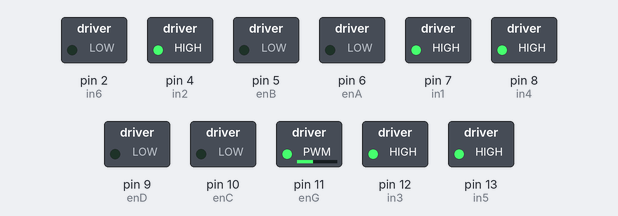
A sketch run on a simulated Arduino Uno, built with avr-gcc and run on an emulated ATmega328P. Parts: switched loads named in the sketch (green lamp = pin HIGH). What the sketch prints to the serial monitor is not drawn.

Above: at 0.1 s.
At 0.9 s:
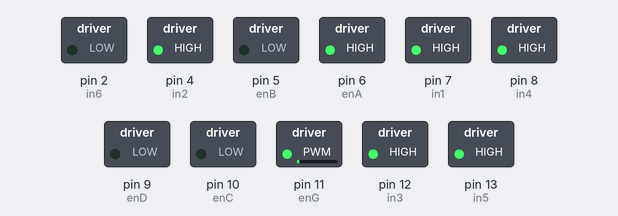
At 2.9 s:
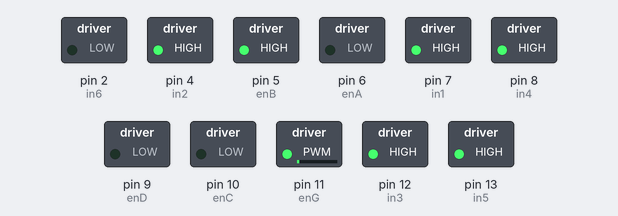
At 4.9 s:
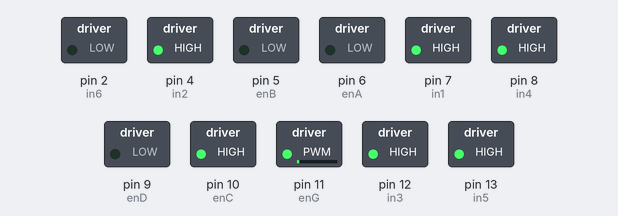
At 6.9 s:
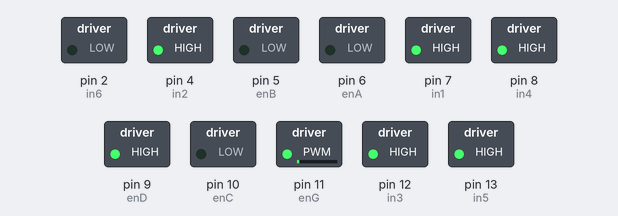
At 9.0 s:
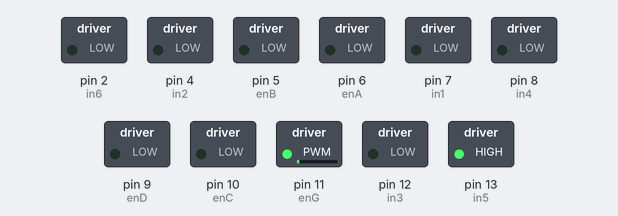
Timing chart, 0 to 10.5 s (numbered marks = the images above):
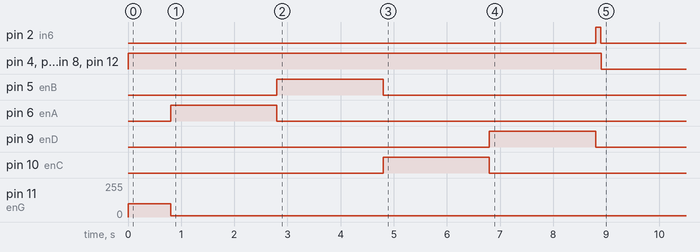

Measured:
- by itself, pin 4 (in2), pin 7 (in1), pin 8 (in4), pin 12 (in3): HIGH → LOW at 8.9 s

The sketch:

Joystick.ino
```cpp
#include <math.h>
#include <PPMReader.h>

// Initialize a PPMReader on digital pin 3 with 6 expected channels.
byte interruptPin = 3;
byte channelAmount = 10;
PPMReader ppm(interruptPin, channelAmount);


const int enA = 6;//fL
const int in1 = 7;//fL
const int enB = 5;//fR
const int in2 = 4;//fR
const int enC = 10;//bL
const int in3 = 12;//bL
const int enD = 9;//bR
const int in4 = 8;//bR

const int enG = 11;//grip
const int in5 = 13;//grip

const int in6 = 2;//ball releaser


struct motorspeeds {
  double a;
  double b;
};


bool store_load = 0;
bool store_state = 0;

void setup() {
  Serial.begin(115200);
  pinMode(enA,OUTPUT);
  pinMode(in1,OUTPUT);
  pinMode(enB,OUTPUT);
  pinMode(in2,OUTPUT);
  pinMode(enC,OUTPUT);
  pinMode(in3,OUTPUT);
  pinMode(enD,OUTPUT);
  pinMode(in4,OUTPUT);
  pinMode(enG, OUTPUT);
  pinMode(in5, OUTPUT);
  pinMode(in6, OUTPUT);


  digitalWrite(in1,HIGH);
  digitalWrite(in2,HIGH);
  digitalWrite(in3,HIGH);
  digitalWrite(in4,HIGH);
  digitalWrite(in5, LOW);


  //griper
  digitalWrite(in5,HIGH);
  analogWrite(enG, 100);
  delay(800);
  analogWrite(enG, 10);


  //motor
  analogWrite(enA, 255);
  delay(2000);
  analogWrite(enA, 0);
  analogWrite(enB, 255);
  delay(2000);
  analogWrite(enB, 0);
  analogWrite(enC, 255);
  delay(2000);
  analogWrite(enC, 0);
  analogWrite(enD, 255);
  delay(2000);
  analogWrite(enD, 0);


  //ball releaser
  digitalWrite(in6,HIGH);
  delay(100);
  digitalWrite(in6, LOW);


}

void loop() {

 double yaxis = (ppm.latestValidChannelValue(2, 0) - 1500.0)/500.0;
 double xaxis = (ppm.latestValidChannelValue(4, 0) - 1500.0)/500.0;
 double turn = (ppm.latestValidChannelValue(5, 0) - 1500.0)/500.0;
 bool grip_load = (ppm.latestValidChannelValue(6, 0))>1500;
 bool grip_state = (ppm.latestValidChannelValue(7, 0)) > 1500.0;
 bool ball_release = (ppm.latestValidChannelValue(8, 0))>1500;


 Serial.println("state ="+ String(grip_state));
 Serial.println("load ="+ String(grip_load));

if(ball_release){
  digitalWrite(in6, HIGH);
  delay(1500);
  digitalWrite(in6, LOW);
}


if ((store_state != grip_state) or (store_load != grip_load)){
      grip_load = (ppm.latestValidChannelValue(6, 0))>1500;
      grip_state = (ppm.latestValidChannelValue(7, 0)) > 1500.0;
      if ((store_state != grip_state) or (store_load != grip_load)){
        Serial.println("gripper!!!!!!!!!!!!!!!!!!!!!!!!!!!!!!!!!!!!!!!!!!!!!!!!!!!!!!!!!");
        store_state = grip_state;
        store_load = grip_load;
        gripper(store_state, store_load);
      }

    }

 motor_set(turn, xaxis, yaxis);


}


struct motorspeeds motor_speed(double x_axis,double y_axis){
    struct motorspeeds result;
    double angle = atan2(y_axis,x_axis);
     if (angle <0){
      angle = 3.14159 + (3.14159 + angle);
     }
     double magnitude = sqrt(pow(x_axis,2)+pow(y_axis,2));
     if (magnitude>1){
      magnitude = 1;
     }
     //Serial.print(xaxis);
     //Serial.print(" ");
     //Serial.print(yaxis);
     //Serial.print(" ");
     //Serial.print(magnitude);
     //Serial.print(", ");
     //Serial.println(angle);
     double spd_a = sin(angle + 0.7854)*magnitude;//fl,br
     double spd_b = sin(angle - 0.7854)*magnitude;//fr,bl
     //Serial.println(spd_a);
     //Serial.println(spd_b);
     result.a = spd_a;
     result.b = spd_b;
     return result;
}

void motor_set(double dir,double x,double y){


    if((0.08>dir) and (-0.08<dir)){
      //Serial.println("run" + String(dir));

      if (motor_speed(x, y).a>0){
        //Serial.println("motor speed = " + String(abs((motor_speed(x, y).a*255))+10));
        digitalWrite(in1,HIGH);
        analogWrite(enA, abs(motor_speed(x, y).a*255));
        digitalWrite(in4,HIGH);
        analogWrite(enD, abs(motor_speed(x, y).a*255));
      }
      else{
        //Serial.println("motor speed = " + String(abs((motor_speed(x, y).a*255))+10));
        digitalWrite(in1,LOW);
        analogWrite(enA, abs(motor_speed(x, y).a*255));
        digitalWrite(in4,LOW);
        analogWrite(enD, abs(motor_speed(x, y).a*255));
      }

      if (motor_speed(x, y).b>0){
        //Serial.println("motor speed = " + String(abs((motor_speed(x, y).b*255))+10));
        digitalWrite(in2,HIGH);
        analogWrite(enB, abs(motor_speed(x, y).b*255));
        digitalWrite(in3,HIGH);
        analogWrite(enC, abs(motor_speed(x, y).b*255));
      }

      else{
        //Serial.println("motor speed = " + String(abs((motor_speed(x, y).b*255))+10));
        digitalWrite(in2,LOW);
        analogWrite(enB, abs(motor_speed(x, y).b*255));
        digitalWrite(in3,LOW);
        analogWrite(enC, abs(motor_speed(x, y).b*255));
      }


    }

    else{

      //Serial.println("turn" + String(dir*255));

      if (dir<0){
        digitalWrite(in1,LOW);
        analogWrite(enA, abs(dir*255));
        digitalWrite(in2,HIGH);
        analogWrite(enB, abs(dir*255));
        digitalWrite(in3,LOW);
        analogWrite(enC, abs(dir*255));
        digitalWrite(in4,HIGH);
        analogWrite(enD, abs(dir*255));
      }
      else{
        digitalWrite(in1,HIGH);
        analogWrite(enA, abs(dir*255));
        digitalWrite(in2,LOW);
        analogWrite(enB, abs(dir*255));
        digitalWrite(in3,HIGH);
        analogWrite(enC, abs(dir*255));
        digitalWrite(in4,LOW);
        analogWrite(enD, abs(dir*255));
      }
    }


}


void gripper(double state, double load){


 if (state == 0) {
  digitalWrite(in5,HIGH);
  analogWrite(enG, 100);
  delay(900);
  analogWrite(enG, 10);
 }

 /*if ((state == 0) and (load == 1)){
  digitalWrite(in5, LOW);
  analogWrite(enG, 50);
  delay(900);
  analogWrite(enG, 10);
  delay(200);


  digitalWrite(in5,HIGH);
  analogWrite(enG, 100);
  delay(900);
  analogWrite(enG, 10);
 }*/

 else if ((state == 1) and (load == 1)) {
   digitalWrite(in5,HIGH);
   analogWrite(enG, 100);
   delay(900);
   analogWrite(enG, 10);
   delay(50);
  }

 else if ((state == 1) and (load == 0)){
  digitalWrite(in5, LOW);
  analogWrite(enG, 50);
  delay(800);
  analogWrite(enG, 10);
 }


}
```
